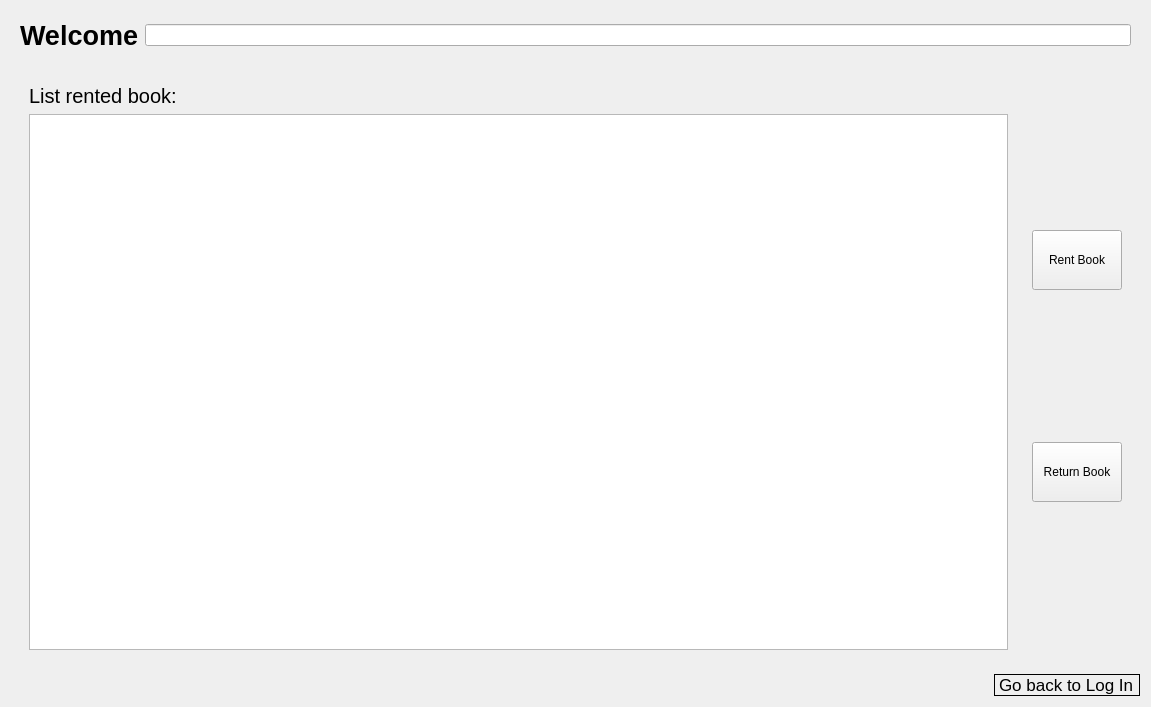
<?xml version="1.0" encoding="UTF-8"?>
<ui version="4.0">
 <class>MainScreen</class>
 <widget class="QWidget" name="MainScreen">
  <property name="geometry">
   <rect>
    <x>0</x>
    <y>0</y>
    <width>1151</width>
    <height>707</height>
   </rect>
  </property>
  <property name="minimumSize">
   <size>
    <width>800</width>
    <height>540</height>
   </size>
  </property>
  <property name="maximumSize">
   <size>
    <width>16777215</width>
    <height>16777215</height>
   </size>
  </property>
  <property name="windowTitle">
   <string>Form</string>
  </property>
  <layout class="QVBoxLayout" name="verticalLayout_2">
   <item>
    <widget class="QWidget" name="widgetTitle" native="true">
     <layout class="QHBoxLayout" name="horizontalLayout_2">
      <item>
       <widget class="QLabel" name="welcomeLabel">
        <property name="font">
         <font>
          <pointsize>20</pointsize>
          <bold>true</bold>
         </font>
        </property>
        <property name="text">
         <string>Welcome</string>
        </property>
       </widget>
      </item>
      <item>
       <widget class="QLineEdit" name="userNameTitle"/>
      </item>
     </layout>
    </widget>
   </item>
   <item>
    <widget class="QWidget" name="widget" native="true">
     <layout class="QHBoxLayout" name="horizontalLayout">
      <item>
       <widget class="QWidget" name="widget_2" native="true">
        <layout class="QVBoxLayout" name="verticalLayout_3">
         <item>
          <widget class="QLabel" name="label">
           <property name="font">
            <font>
             <pointsize>15</pointsize>
            </font>
           </property>
           <property name="text">
            <string>List rented book:</string>
           </property>
          </widget>
         </item>
         <item>
          <widget class="QTableView" name="bookTableView"/>
         </item>
        </layout>
       </widget>
      </item>
      <item>
       <widget class="QWidget" name="buttonWidget" native="true">
        <layout class="QVBoxLayout" name="verticalLayout">
         <item alignment="Qt::AlignHCenter">
          <widget class="QPushButton" name="addBookBtn">
           <property name="minimumSize">
            <size>
             <width>90</width>
             <height>60</height>
            </size>
           </property>
           <property name="maximumSize">
            <size>
             <width>90</width>
             <height>60</height>
            </size>
           </property>
           <property name="text">
            <string>Rent Book</string>
           </property>
          </widget>
         </item>
         <item alignment="Qt::AlignHCenter">
          <widget class="QPushButton" name="returnBookBtn">
           <property name="minimumSize">
            <size>
             <width>90</width>
             <height>60</height>
            </size>
           </property>
           <property name="maximumSize">
            <size>
             <width>90</width>
             <height>60</height>
            </size>
           </property>
           <property name="text">
            <string>Return Book</string>
           </property>
          </widget>
         </item>
        </layout>
       </widget>
      </item>
     </layout>
    </widget>
   </item>
   <item alignment="Qt::AlignRight">
    <widget class="clickableLabel" name="goBack">
     <property name="font">
      <font>
       <pointsize>13</pointsize>
      </font>
     </property>
     <property name="frameShape">
      <enum>QFrame::Panel</enum>
     </property>
     <property name="text">
      <string>Go back to Log In</string>
     </property>
    </widget>
   </item>
  </layout>
 </widget>
 <customwidgets>
  <customwidget>
   <class>clickableLabel</class>
   <extends>QLabel</extends>
   <header location="global">clickableLabel.h</header>
  </customwidget>
 </customwidgets>
 <resources/>
 <connections/>
</ui>
